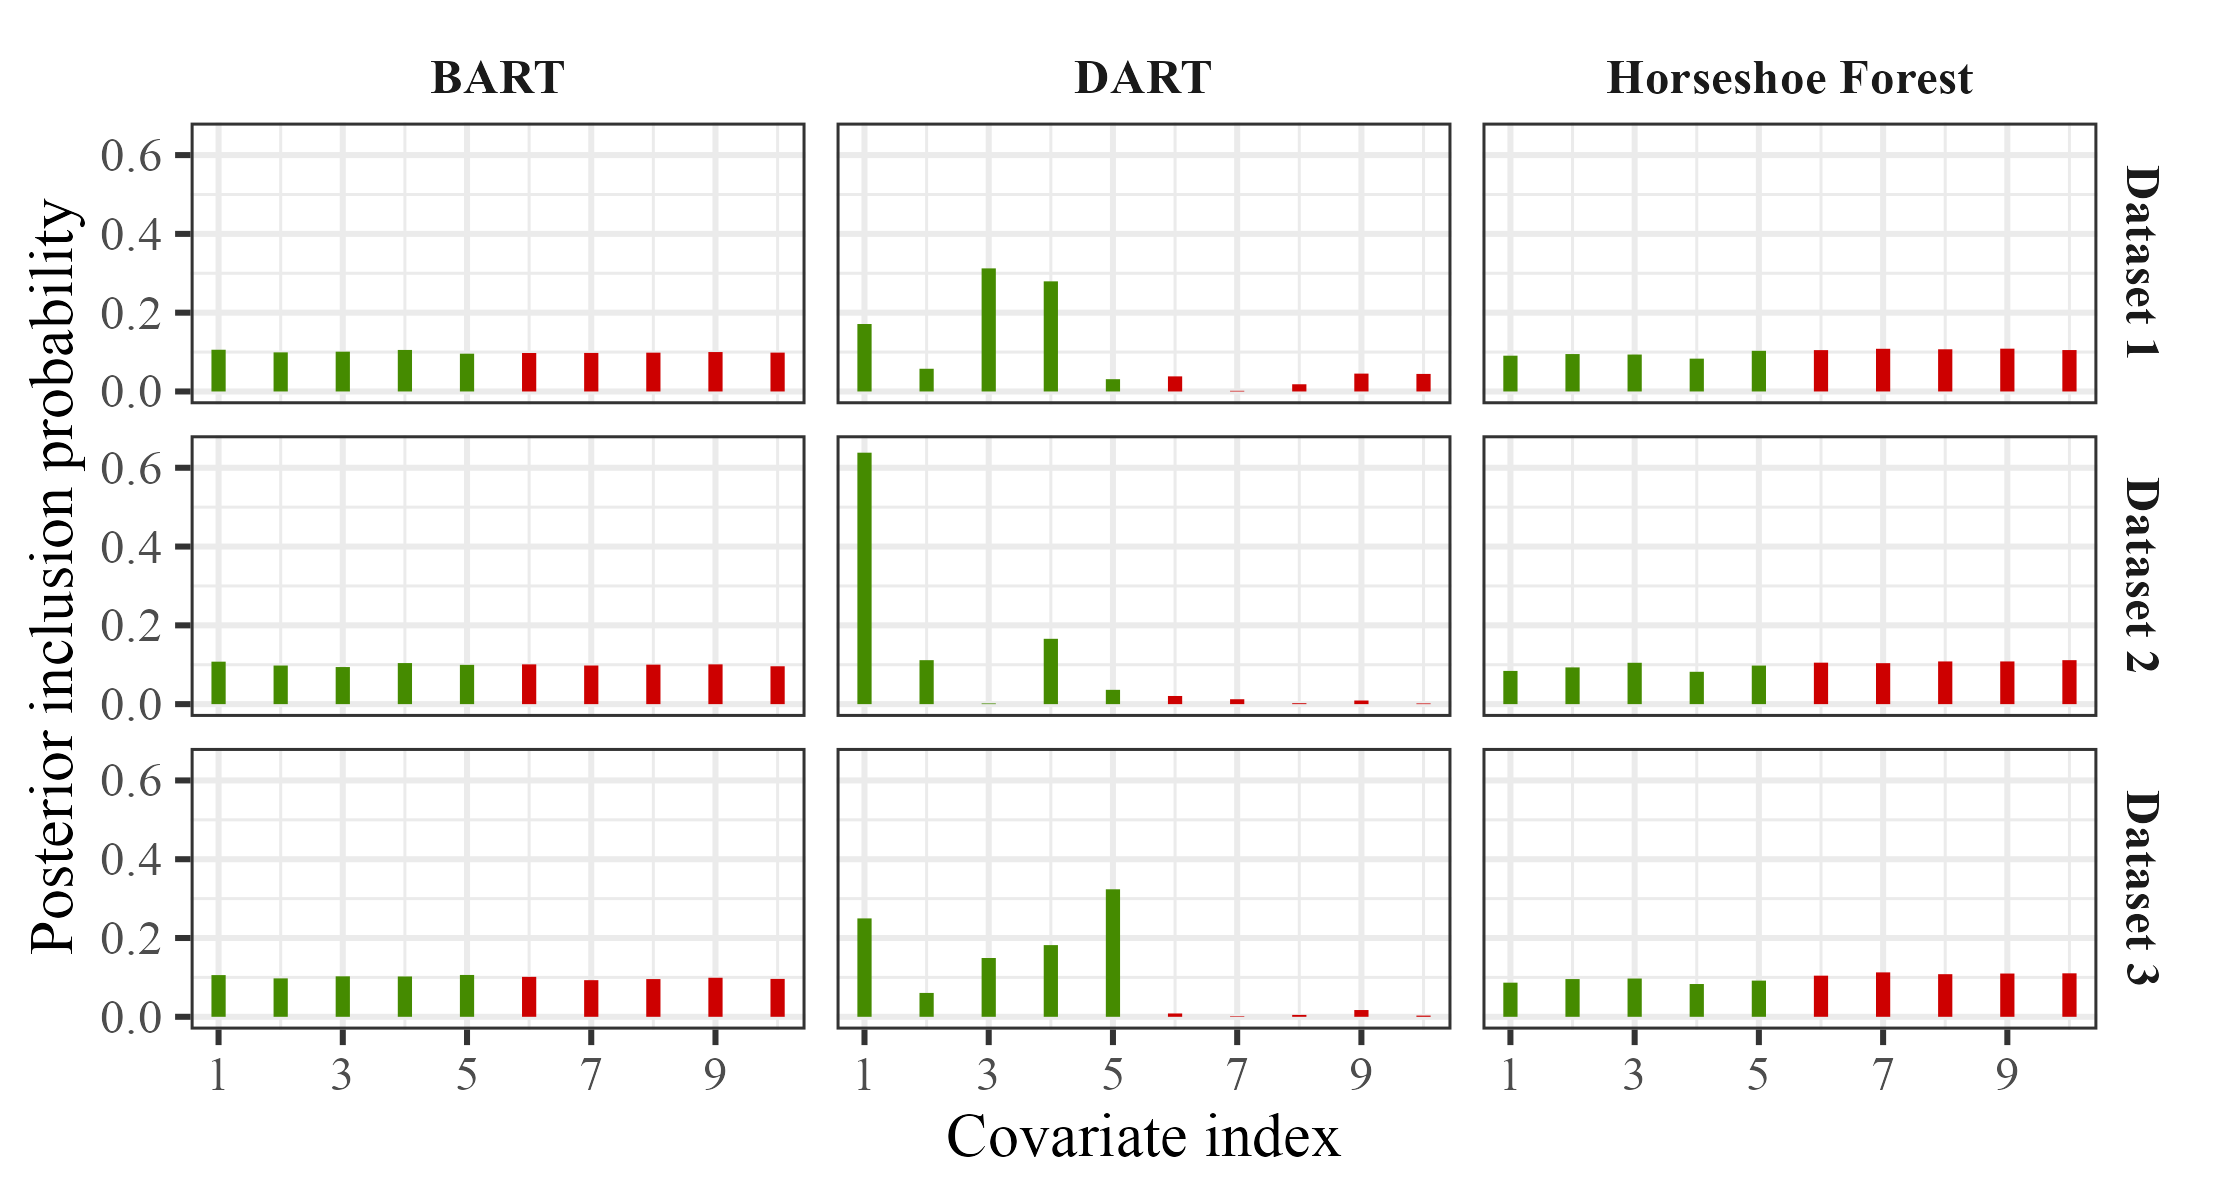

Write the R code that produced this figure.
library(ShrinkageTrees)
library(BART)
library(SoftBart)
library(doParallel)
library(foreach)

data_gen <- function(
    n = 200,
    p = 100,
    sigma = 1,
    sparse = FALSE,
    sparsity = 0.05
) {
  
  # 1. Covariates
  X <- matrix(runif(n * p), nrow = n, ncol = p)
  
  # 2. Nonlinear Friedman signal (low-dimensional)
  f_x <- 10 * sin(pi * X[, 1] * X[, 2]) +
    20 * (X[, 3] - 0.6)^2 +
    10 * X[, 4] +
    5 * X[, 5]
  
  # 3. Optional sparse high-dimensional linear component
  if (sparse) {
    beta <- rbinom(p, 1, sparsity) * rnorm(p)
    f_x <- f_x + X %*% beta
  }
  
  # 4. Normalize signal
  f_x <- as.numeric(f_x)
  sd_Y <- sd(f_x)
  f_x <- f_x / sd_Y
  
  # 5. Add noise
  Y <- f_x + rnorm(n, 0, sigma)
  
  list(
    X = X,
    Y = as.numeric(Y),
    f_true = f_x
  )
}

compute_metrics <- function(f_hat, f_post, f_true) {
  
  rmse <- sqrt(mean((f_hat - f_true)^2))
  
  ci_lower <- apply(f_post, 2, quantile, 0.025)
  ci_upper <- apply(f_post, 2, quantile, 0.975)
  
  coverage <- mean(f_true >= ci_lower &
                     f_true <= ci_upper)
  
  length <- mean(ci_upper - ci_lower)
  
  c(RMSE = rmse,
    Coverage = coverage,
    Length = length)
}

fit_chf <- function(
    data,
    k = 0.1,
    N_post = 2500,
    N_burn = 2500,
    m = 200
) {
  
  st_fit <- ShrinkageTrees::ShrinkageTrees(
    y = data$Y,
    X_train = data$X,
    outcome_type = "continuous",
    number_of_trees = m,
    
    prior_type = "horseshoe",
    
    local_hp  = k / sqrt(m),
    global_hp = k / sqrt(m),
    
    N_post = N_post,
    N_burn = N_burn,
    
    store_posterior_sample = TRUE,
    verbose = FALSE
  )
  
  list(
    f_hat  = as.numeric(st_fit$train_predictions),
    f_post = st_fit$train_predictions_sample,
    sigma_post = st_fit$sigma
  )
}


fit_bart <- function(
    data,
    N_post = 2500,
    N_burn = 2500
) {
  
  bart_fit <- ShrinkageTrees::SurvivalBART(
    X_train = data$X,
    time = data$Y,
    status = rep(1, length(data$Y)),
    timescale = "log",
    N_burn   = N_burn,
    N_post  = N_post,
    verbose = FALSE
  )
  
  list(
    f_hat  = as.numeric(bart_fit$train_predictions),
    f_post = bart_fit$train_predictions_sample,
    sigma_post = bart_fit$sigma
  )
}

fit_dart <- function(
    data,
    N_post = 2500,
    N_burn = 2500
) {
  
  dart_fit <- ShrinkageTrees::SurvivalDART(
    X_train = data$X,
    time = data$Y,
    status = rep(1, length(data$Y)),
    timescale = "log",
    N_burn   = N_burn,
    N_post  = N_post,
    verbose = FALSE
  )
  
  list(
    f_hat  = as.numeric(dart_fit$train_predictions),
    f_post = dart_fit$train_predictions_sample,
    sigma_post = dart_fit$sigma
  )
}


data <- data_gen(500, 10, sqrt(3))

dart_fit <- ShrinkageTrees::SurvivalDART(
  X_train = data$X,
  time = data$Y,
  status = rep(1, length(data$Y)),
  timescale = "log",
  N_burn   = 5000,
  N_post  = 5000,
  verbose = FALSE
)
dart_split_probs <- colMeans(dart_fit$split_probs)

bart_fit <- ShrinkageTrees::SurvivalBART(
  X_train = data$X,
  time = data$Y,
  status = rep(1, length(data$Y)),
  timescale = "log",
  N_burn   = 5000,
  N_post  = 5000,
  verbose = FALSE
)
M <- bart_fit$store_split_counts
M_norm <- M / rowSums(M)
bart_split_prob <- colMeans(M_norm)
bart_split_prob

m<-200
st_fit <- ShrinkageTrees::ShrinkageTrees(
  y = data$Y,
  X_train = data$X,
  outcome_type = "continuous",
  number_of_trees = m,
  prior_type = "horseshoe",
  local_hp  = k / sqrt(m),
  global_hp = k / sqrt(m),
  N_post = 5000,
  N_burn = 5000,
  store_posterior_sample = TRUE,
  verbose = FALSE
)
S <- st_fit$store_split_counts
S_norm <- S / rowSums(S)
st_split_prob <- colMeans(M_norm)
st_split_prob

par(mfrow=c(1,3))
plot(x=1:10, y=st_split_prob, type = "h", 
     ylim=c(0,0.6), 
     xlab = "Covariate index",
     ylab = "Posterior prob?",
     main = "Horseshoe Forest")
plot(x=1:10, y=bart_split_prob, type = "h",
     ylim=c(0,0.6), 
     xlab = "Covariate index",
     ylab = "Posterior prob?",
     main = "BART")
plot(x=1:10, y=dart_split_probs, type = "h", 
     ylim=c(0,0.6), 
     xlab = "Covariate index",
     ylab = "Posterior prob?",
     main = "DART")



















































set.seed(1)

# Number of repetitions
n_rep <- 3
p <- 10
n <- 500
N_post <- 5000
N_burn <- 2500

# Storage
all_st  <- vector("list", n_rep)
all_bart <- vector("list", n_rep)
all_dart <- vector("list", n_rep)

for (r in 1:n_rep) {
  
  cat("Running replication", r, "\n")
  
  data <- data_gen(n, p, sqrt(3))
  
  #------------------------------
  # 1) DART
  #------------------------------
  dart_fit <- ShrinkageTrees::SurvivalDART(
    X_train = data$X,
    time = data$Y,
    status = rep(1, length(data$Y)),
    timescale = "log",
    N_burn = N_burn,
    N_post = N_post,
    verbose = FALSE
  )
  
  all_dart[[r]] <- colMeans(dart_fit$split_probs)
  
  #------------------------------
  # 2) BART
  #------------------------------
  bart_fit <- ShrinkageTrees::SurvivalBART(
    X_train = data$X,
    time = data$Y,
    status = rep(1, length(data$Y)),
    timescale = "log",
    N_burn = N_burn,
    N_post = N_post,
    verbose = FALSE
  )
  
  M <- bart_fit$store_split_counts
  M_norm <- M / rowSums(M)
  all_bart[[r]] <- colMeans(M_norm)
  
  #------------------------------
  # 3) Horseshoe Forest
  #------------------------------
  k <- 0.1
  m <- 200
  
  st_fit <- ShrinkageTrees::ShrinkageTrees(
    y = data$Y,
    X_train = data$X,
    outcome_type = "continuous",
    number_of_trees = m,
    prior_type = "horseshoe",
    local_hp  = k / sqrt(m),
    global_hp = k / sqrt(m),
    N_post = N_post,
    N_burn = N_burn,
    verbose = FALSE
  )
  
  S <- st_fit$store_split_counts
  S_norm <- S / rowSums(S)
  all_st[[r]] <- colMeans(S_norm)
}

#--------------------------------------
# 3 x 3 Grid Plot
#--------------------------------------
par(mfrow = c(3, 3), mar = c(4, 4, 3, 1))

odd_breaks <- seq(1, p, by = 2)

for (r in 1:n_rep) {
  
  plot(1:p, all_st[[r]], type = "h",
       ylim = c(0, 0.6),
       xaxt = "n",
       xlab = "",
       ylab = "Posterior split prob",
       main = paste("Horseshoe Forest\nDataset", r))
  axis(1, at = odd_breaks)
  
  plot(1:p, all_bart[[r]], type = "h",
       ylim = c(0, 0.6),
       xaxt = "n",
       xlab = "",
       ylab = "Posterior split prob",
       main = paste("BART\nDataset", r))
  axis(1, at = odd_breaks)
  
  plot(1:p, all_dart[[r]], type = "h",
       ylim = c(0, 0.6),
       xaxt = "n",
       xlab = "",
       ylab = "Posterior split prob",
       main = paste("DART\nDataset", r))
  axis(1, at = odd_breaks)
}










library(dplyr)
library(tidyr)
library(ggplot2)

# Combine results into one long data frame
make_df <- function(probs_list, method_name) {
  bind_rows(lapply(seq_along(probs_list), function(r) {
    data.frame(
      Dataset = paste("Dataset", r),
      Variable = 1:length(probs_list[[r]]),
      SplitProb = probs_list[[r]],
      Method = method_name
    )
  }))
}

df_st   <- make_df(all_st,   "Horseshoe Forest")
df_bart <- make_df(all_bart, "BART")
df_dart <- make_df(all_dart, "DART")

df_all <- bind_rows(df_st, df_bart, df_dart)

# Color group
df_all <- df_all %>%
  mutate(Group = ifelse(Variable <= 5, "Signal", "Noise"))

# Plot
ggplot(df_all, aes(x = Variable, y = SplitProb)) +
  geom_segment(aes(xend = Variable,
                   y = 0,
                   yend = SplitProb,
                   color = Group),
               linewidth = 1.5) +
  facet_grid(Dataset ~ Method) +
  scale_color_manual(values = c(
    "Signal" = "chartreuse4",
    "Noise"  = "red3"
  )) +
  scale_x_continuous(breaks = seq(1, 10, by = 2)) +
  coord_cartesian(ylim = c(0, 0.65)) +
  labs(
    x = "Covariate index",
    y = "Posterior inclusion probability",
    color = NULL
  ) +
  theme_bw(base_size = 14) +
  theme(
    text = element_text(family = "Times New Roman"),
    legend.position = "none",
    strip.background = element_blank(),
    strip.text = element_text(face = "bold")
  )

k<-12
ggsave(
  filename = "/Users/tijnjacobs/Documents/GitHub/ShrinkageTrees/revision/revision_posterior_inclusion_plot.png",
  width = k*185,
  height = k*100,
  units = "px",
  dpi = 320
)

